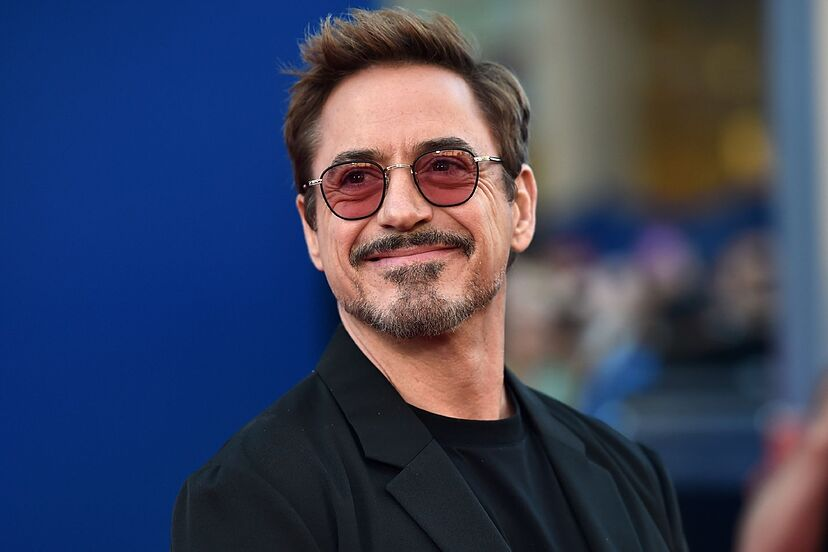
#> input picture test/test-rdj.jpg, 828 x 552 px, found by its file name
$ jupyter execute --allow-errors test.ipynb
#> lines starting #> are read from the running program, lines starting #| are printed output that depends on the picture
### util.py
import cv2
import pywt
import pickle
import joblib
import numpy as np


def haar_cascade(img):

    face_cascade = cv2.CascadeClassifier('./haarcascades/haarcascade_frontalface_default.xml')
    faces = face_cascade.detectMultiScale(img,1.3,5)

    (x,y,w,h) = faces[0]
    face_img = cv2.rectangle(img,(x,y),(x+w,y+h),(255,0,0),2)
    roi_color = face_img[y:y+h,x:x+w]

    return roi_color


def w2d(img, mode='haar', level=1):

    img_array = cv2.cvtColor(img, cv2.COLOR_RGB2BGR)
    img_array = np.float32(img_array)

    height, width, channels = img.shape
    img_array /= height

    coeffs          = pywt.wavedec2(img_array, mode, level)
    coeffs_list     = list(coeffs)
    coeffs_list[0] *= 0

    img_array_h  = pywt.waverec2(coeffs_list, mode)
    img_array_h *= 255
    img_array_h  = np.uint8(img_array_h)

    return img_array_h


def stack(img):
    normal_scal = cv2.resize(img, (32, 32))

    discret_img = w2d(img, 'db1', 5)
    discret_img = cv2.cvtColor(discret_img, cv2.COLOR_RGBA2RGB) if discret_img.shape[2] == 4 else discret_img[:, :, :3]

    discret_scal = cv2.resize(discret_img, (32, 32))

    normal_scal_flat = normal_scal.flatten()
    discret_scal_flat = discret_scal.flatten()

    combined_img = np.hstack((normal_scal_flat, discret_scal_flat))

    return combined_img


# [9 lines left out: function predict, not called in this run]

### test.ipynb
[cell 1]
import cv2
from util import *
from matplotlib import pyplot as plt

img = cv2.imread('/home/ananthu/machine_learning/face_identification_ML_model/static/uploads/test-rdj.jpg')
#> img is the input picture: shape (552, 828, 3); mean B, G, R 92.7, 67.2, 60.2
plt.imshow(img)

[cell 2]
cropped = haar_cascade(img)
#> in haar_cascade, `faces = face_cascade.detectMultiScale(img,1.3,5)`: faces = [[257, 64, 291, 291]]
#> in haar_cascade, `(x,y,w,h) = faces[0]`: x = 257; y = 64; w = 291
#> in haar_cascade, `roi_color = face_img[y:y+h,x:x+w]`:
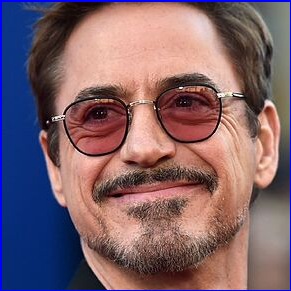
#> roi_color: shape (291, 291, 3); mean B, G, R 106.7, 98.7, 126.2
plt.imshow(cropped)

[cell 3]
input   = stack(cropped)
#> in stack, `normal_scal = cv2.resize(img, (32, 32))`:
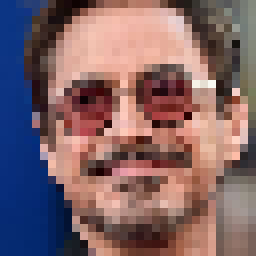
#> normal_scal: shape (32, 32, 3) (shown 8 times larger); mean B, G, R 103.6, 100.1, 127.5
#> in w2d, `img_array /= height`:
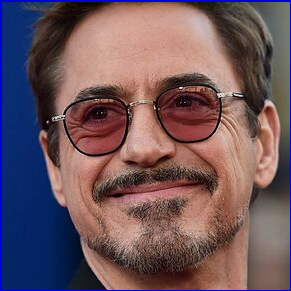
#> img_array: shape (291, 291, 3) float32; mean R, G, B 0.434, 0.339, 0.367
#> in w2d, `coeffs          = pywt.wavedec2(img_array, mode, level)`: coeffs = 2 items
#> in w2d, `img_array_h  = pywt.waverec2(coeffs_list, mode)`:
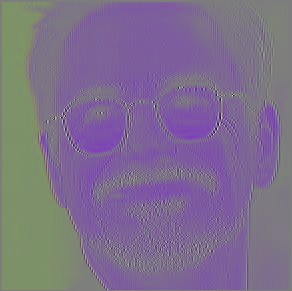
#> img_array_h: shape (291, 292, 4) float32; mean of channels 0, 1, 2, 3 0.0471, -0.0471, 0, 0; drawn with min black and max white
#> in w2d, `img_array_h  = np.uint8(img_array_h)`:
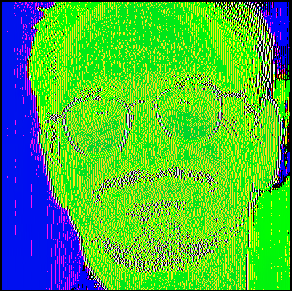
#> img_array_h: shape (291, 292, 4); mean of channels 0, 1, 2, 3 68.1, 176.1, 75.9, 75.9; drawn as B, G, R
#> in stack, `discret_scal = cv2.resize(discret_img, (32, 32))`:
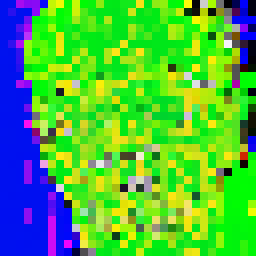
#> discret_scal: shape (32, 32, 3) (shown 8 times larger); mean B, G, R 68.8, 179.9, 79.4
#> in stack, `normal_scal_flat = normal_scal.flatten()`: normal_scal_flat = 3072 values, max 254 at index 1721, min 0 at index 2052, mean 110.4
#> in stack, `discret_scal_flat = discret_scal.flatten()`: discret_scal_flat = 3072 values, max 255 at index 285, min 0 at index 2, mean 109.4
#> in stack, `combined_img = np.hstack((normal_scal_flat, discret_scal_flat))`: combined_img = 6144 values, max 255 at index 3357, min 0 at index 2052, mean 109.9
#> input has the same summary as combined_img in stack
plt.imshow(input.reshape(64, 32, 3))
plt.show()
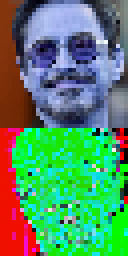
#> shown: shape (64, 32, 3) (shown 4 times larger); mean R, G, B 86.2, 140, 103.4

[cell 4]
loaded_model = joblib.load('model.pkl')
#> (reads model.pkl from the repository)
#> (the rest of this cell did not finish here and is left out)

#> (a cell that did not finish here is left out)

#> (a cell that did not finish here is left out)

#> (a cell that did not finish here is left out)
